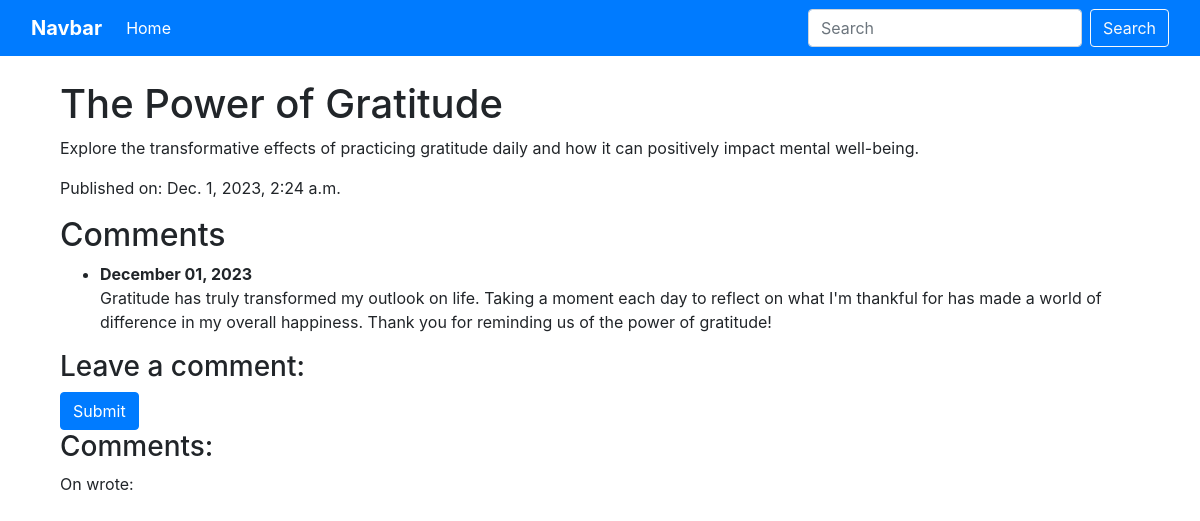
The app's page /post/1/ with its own data.
### posts/models.py (models this page shows, shortened)
class Post(models.Model):
    title = models.CharField(max_length=40)
    content = models.TextField()
    pub_date = models.DateTimeField(default=timezone.now)
    author = models.ForeignKey(User, on_delete=models.CASCADE)

class Comment(models.Model):
    post = models.ForeignKey(Post, related_name='comments', on_delete=models.CASCADE)
    text = models.TextField()
    created_at = models.DateTimeField(auto_now_add=True)

### posts/views.py (the view, shortened to what this page needs)
# urls.py: path('post/<int:post_id>/', blog_detail, name='blog_detail'),
def blog_detail(request, post_id):
    post = get_object_or_404(Post, pk = post_id)
    comments = Comment.objects.filter(post=post)
    context = {'post': post, 'comments':comments}
    return render(request, "home/blog_detail.html", context=context)

### posts/templates/home/blog_detail.html (shortened to what this page needs)
{% extends 'base.html' %}
{% block content %}
    <div class="container mt-4">
        <h1>{{ post.title }}</h1>
        <p>{{ post.content }}</p>
        <p>Published on: {{ post.pub_date }}</p>
        <div class="comments">
            <h2>Comments</h2>
            {% if comments %}
            <ul>
                {% for comment in comments %}
                <li>
                    <strong>{{ comment.created_at|date:"F d, Y" }}</strong>
                    <p>{{ comment.text }}</p>
                </li>
                {% endfor %}
            </ul>
            {% else %}
            <p>No comments yet.</p>
            {% endif %}
        </div>
        <h3>Leave a comment:</h3>
        <form method="post">
            <button type="submit" class="btn btn-primary">Submit</button>
        </form>
        <h3>Comments:</h3>
        {% for comment in comments %}
        <p>
            On {{ comment.created_on.date }} <b>{{ comment.author }}</b> wrote:
        </p>
        {% endfor %}
    </div>
{% endblock %}

### static/css/custom.css (style rules this page uses)
.container { margin-top: 20px; }

### records on screen
Post: title "The Power of Gratitude", content "Explore the transformative effects of practicing gratitude daily and how it can positively impact mental well-being.", pub_date "Dec. 1, 2023, 2:24 a.m."
Comment: created_at "December 01, 2023", text "Gratitude has truly transformed my outlook on life. Taking a moment each day to reflect on what I'm thankful for has made a world of difference in my overall happiness. Thank you for reminding us of the power of gratitude!"
